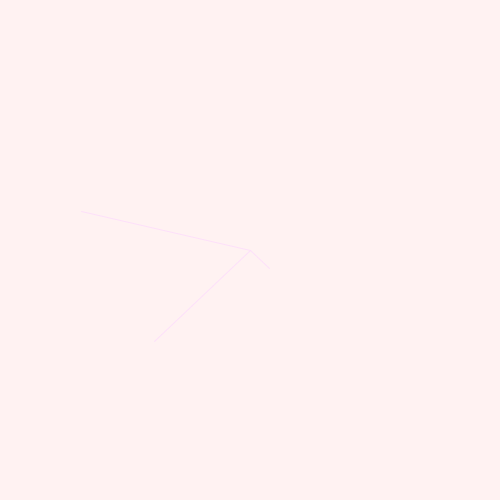
Frame 1 (no input)
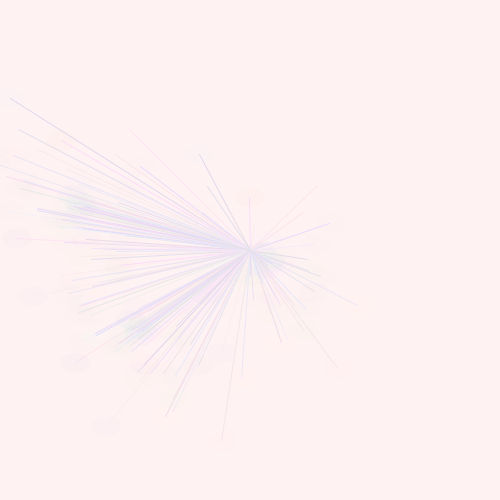
Frame 60 (the mouse pressed at the canvas centre just before this capture)
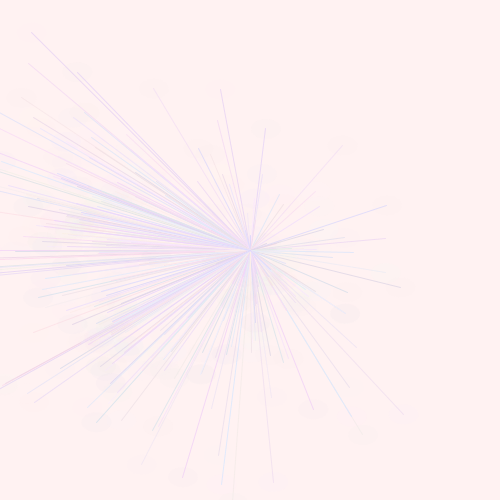
Frame 120 (the mouse held since frame 60 and released just before this capture)

The Processing sketch that drew these frames (run headless with seeded random() and noise(); from frame 60 on, the mouse is pressed at the canvas centre):

// Processing sketch: processing_115914
// ── processing_115914.pde

ArrayList particles;
///fuck arraylist, 

void setup()
{
  size(500, 500);
  particles = new ArrayList(10);
  smooth();
}

void draw()
{ 
  background(255, 242, 242);
  particles.add(new Particle());
  
  for(int i=0; i<particles.size(); i++)
    {
      Particle p = (Particle) particles.get(i);
      p.run();
      p.gravity();
      p.display();
      ///REMINDER TO SELF: ^^^^^^ don't forget to void () these commands when finishing code
    }
    
    //arralist shouldnt go above 100 particles. keep organized and steady
    if(particles.size()>100)
      {
        particles.remove(0);
      }
}
 



class Particle //seconds minutes hours need to be mapped and incoroprated with pi, if wanted to use regular clock format
{
  float s = map(second(), 0, 60, 0, TWO_PI) - HALF_PI;
  float m = map(minute(), 0, 60, 0, TWO_PI) - HALF_PI;
  float h = map(hour() % 12, 0, 12, 0, TWO_PI) - HALF_PI;

  float x;
  float y;
  float xmin;
  float ymin;
  float xhour;
  float yhour;
  float xspeed;
  float yspeed;

Particle()
{
  /////trig trig trig trig bleeeehhh have to do math. 
 //writing out mathmatical instead of already multiplying. helps me
  x = cos(s) * 150 + 200;
  y = sin(s) * 150 +200;
  xmin = cos(m) * 120 + 200;
  ymin = sin(m) * 120 +200;
  xhour = cos(h) * 80 + 200;
  yhour =cos(h) * 80 + 200;
  xspeed = random(-2, 2);
  yspeed = random(-2, 2);
}

void run()
{
  x = x + xspeed;
  y = y + yspeed;
  xmin = xmin + xspeed;
  ymin = ymin + yspeed;
  xhour = xhour + xspeed;
  yhour = yhour + yspeed;
}

void gravity()
{
  yspeed -=0;
}

void display()
{
  stroke(random(220, 255), random(214, 240), random(230, 255), random(200, 240));
  
  line(x, y, width/2, height/2);
  line(xmin, ymin, width/2, height/2);
  line(xhour, yhour, width/2, height/2);
  
  noStroke();
  fill(random(200, 255), random(200, 255), random(200, 255), random(0, 20));
  ///add pointers on ends of clock hands??
  ellipse(x, y, 30, 20);
  ellipse(xmin, ymin, 30, 20);
  ellipse(xhour, yhour, 30, 20);
  
    if((mouseX>400)&&(mouseX<width-40)) 
        {
          x = cos(s) * 150+200;
          y = sin(s) * 150+200;
          xmin = cos(m) * 120+200;
          ymin = sin(m) * 120+200;
          xhour = cos(h) * 80+200;
          yhour = sin(h) * 80+200;
        }
    } 
}
